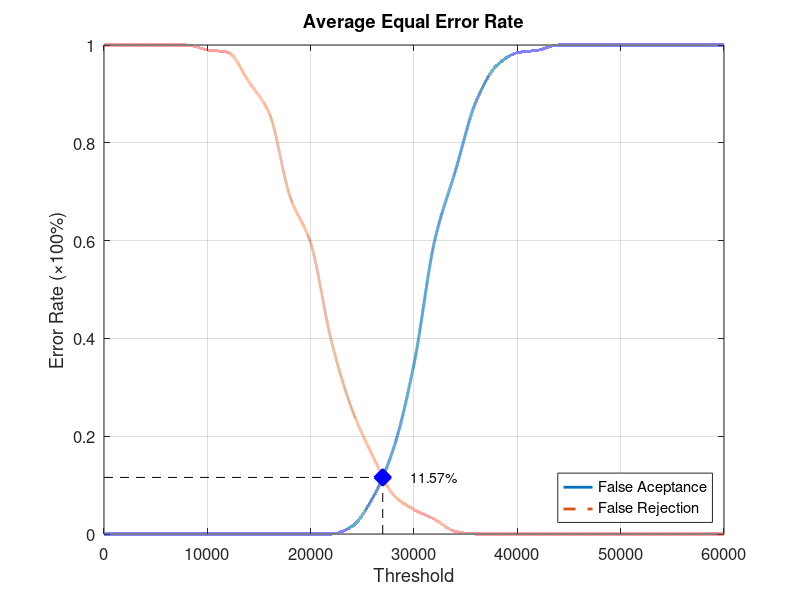
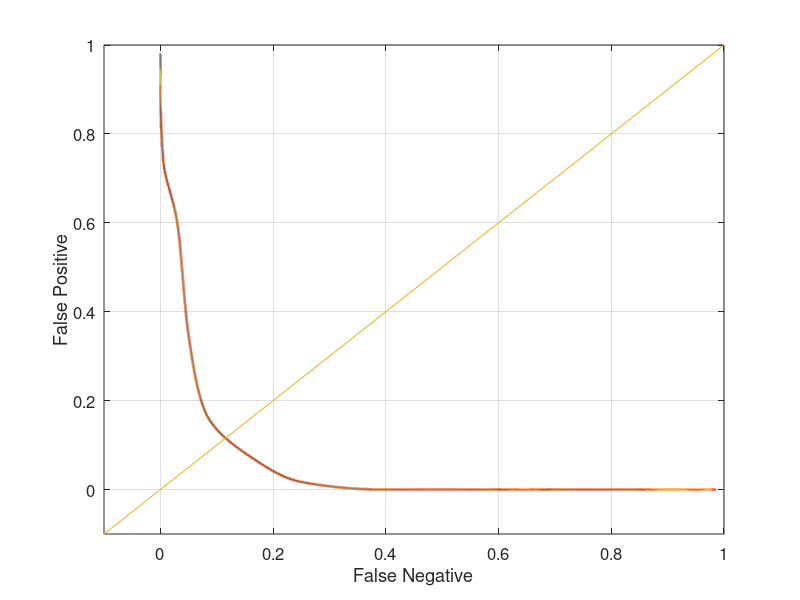

Write the MATLAB code that produced these figures, in order.
function yEER = Database2_2
close all;
clear;
clc;
x = 0:2000:60000;
xq = 0:0.5:60000;

y0 = [0 0 0 0 0 0 0 0 0 0 0 0 0.0157895 0.0736842 0.173684 0.347368 0.6 0.742105 0.884211 0.957895 0.984211 0.989474 1 1 1 1 1 1 1 1 1];
yy0 = interp1(x, y0, xq, 'pchip');
y1 = [1 1 1 1 1 0.99 0.985 0.925 0.86 0.69 0.595 0.395 0.255 0.16 0.08 0.05 0.03 0.005 0 0 0 0 0 0 0 0 0 0 0 0 0];
yy1 = interp1(x, y1, xq, 'pchip');

% Calculating EER: 
y2 = abs(y0 - y1);
find(y2 == min(y2))
yy2 = abs(yy0 - yy1);
xEER = find(yy2 == min(yy2));
xEERIndex = xq(xEER) % X-axis EER
yEER = yy0(xEER) % Y-axis EER

main = figure
plot(xq, yy0,'-','LineWidth', 2);	hold on
plot(xq, yy1,'--','LineWidth', 2);	hold on
plot([xEERIndex xEERIndex], [0 yEER], 'k--');	hold on
plot([0 xEERIndex], [yEER yEER], 'k--');	hold on
plot(xEERIndex, yEER, 'bx', 'LineWidth', 10);	hold on
text(xEERIndex + 10 * xEERIndex / 100, yEER, [num2str(round((10000 * yEER)) / 100) '%'])
legend('False Aceptance', 'False Rejection', 'Location', 'SouthEast')
xlabel('Threshold')
ylabel('Error Rate (\times100%)')
title('Average Equal Error Rate')
set(gca, 'FontSize', 12)
axis([0 60000 0 1])
grid on

print(main, 'Database2_2Main', '-dpng');
FNRxFPR = figure('Color', [1 1 1]);
plot(yy1, yy0, '-', yy1, yy0, 'LineWidth', 2);
hold on
y = -0.1:0.1:1
plot(y, y); 
set(gca, 'FontSize', 12)
xlabel('False Negative')
ylabel('False Positive')
axis([-0.1 1 -0.1 1])
set(gca, 'FontSize', 12)
grid on

print(FNRxFPR, 'Database2_2FNRxFPR','-dpng');
end
